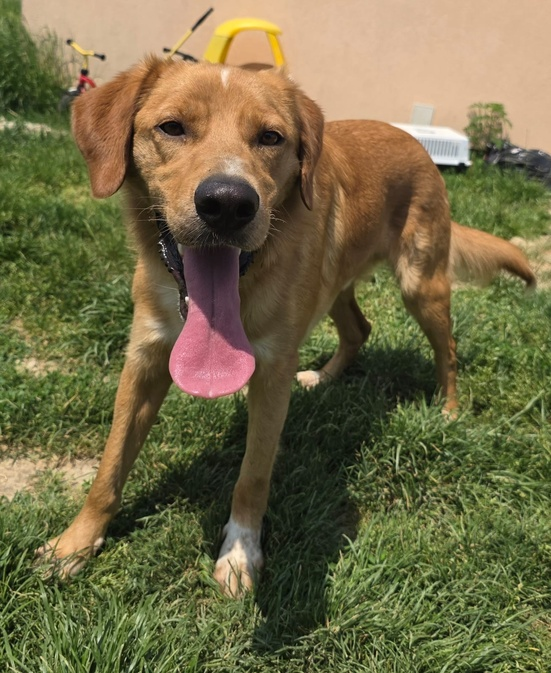
#> input picture src/assets/current-dogs/barney/barney-1.jpeg, 551 x 673 px, shrunk from 1310 x 1600 before the run; its folder holds only this picture in this run
$ python watermark.py
#> lines starting #> are read from the running program, lines starting #| are printed output that depends on the picture
#!/usr/bin/env python3
"""
Watermark dog photos with their profile URL.
Usage: python3 watermark.py [dog-slug]
  - No args: watermarks ALL dogs
  - With arg: watermarks one dog (e.g. python3 watermark.py freya)

Output goes to ~/Desktop/watermarked/[slug]/
"""

import os
import sys
from PIL import Image, ImageDraw, ImageFont
from pathlib import Path

SITE = "mypawsbosnia.org"
DOGS_DIR = Path("src/assets/current-dogs")
OUTPUT_BASE = Path.home() / "Desktop" / "watermarked"


def get_font(size):
    """Try to find a good bold font, fall back to default."""
    font_paths = [
        "/System/Library/Fonts/Helvetica.ttc",
        "/System/Library/Fonts/SFNSDisplay.ttf",
        "/System/Library/Fonts/Supplemental/Arial Bold.ttf",
        "/System/Library/Fonts/Supplemental/Arial.ttf",
    ]
    for fp in font_paths:
        if os.path.exists(fp):
            try:
                return ImageFont.truetype(fp, size)
            except Exception:
                continue
    return ImageFont.load_default()


def watermark_image(input_path, output_path, slug):
    """Add URL watermark bar to bottom of image."""
#> called with slug = 'barney'
    img = Image.open(input_path).convert("RGB")
#> img is the input picture: PIL image 551x673 RGB; mean R, G, B 114.4, 106.9, 70.5
    w, h = img.size
#> w = 551; h = 673

    # Scale font to image width — URL should be readable but not huge
    font_size = max(int(w * 0.035), 16)
#> font_size = 19
    font = get_font(font_size)
    bar_height = int(font_size * 2.2)
#> bar_height = 41

    url_text = f"{SITE}/adopt/{slug}"

    # Create a semi-transparent bar at the bottom
    overlay = Image.new("RGBA", (w, h), (0, 0, 0, 0))
#> overlay: PIL image 551x673 RGBA; every value is 0
    draw_overlay = ImageDraw.Draw(overlay)

    # Dark semi-transparent bar
    bar_y = h - bar_height
#> bar_y = 632
    draw_overlay.rectangle([(0, bar_y), (w, h)], fill=(0, 0, 0, 160))

    # Convert original to RGBA, paste overlay
    img_rgba = img.convert("RGBA")
    img_rgba = Image.alpha_composite(img_rgba, overlay)
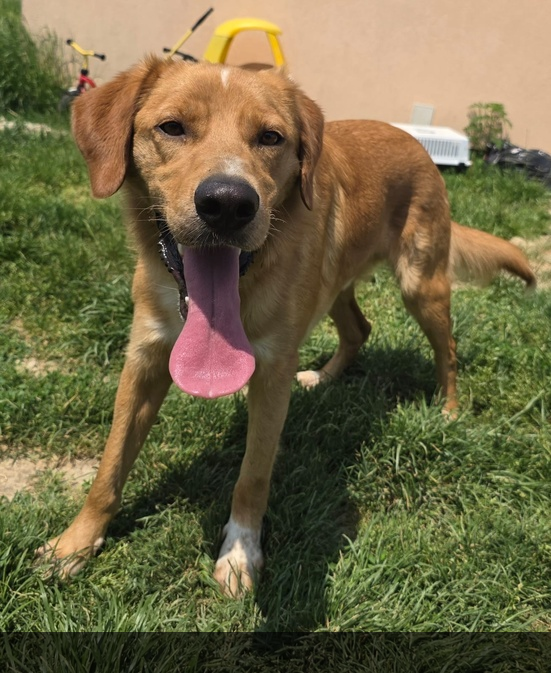
#> img_rgba: PIL image 551x673 RGBA; mean R, G, B, A 111, 103, 68.3, 255

    # Draw text on final image
    draw = ImageDraw.Draw(img_rgba)
    bbox = draw.textbbox((0, 0), url_text, font=font)
#> bbox = (0, 2, 149, 12)
    text_w = bbox[2] - bbox[0]
#> text_w = 149
    text_h = bbox[3] - bbox[1]
#> text_h = 10
    text_x = (w - text_w) // 2
#> text_x = 201
    text_y = bar_y + (bar_height - text_h) // 2
#> text_y = 647

    draw.text((text_x, text_y), url_text, fill=(255, 255, 255, 240), font=font)

    # Save as RGB JPEG
    final = img_rgba.convert("RGB")
    final.save(output_path, "JPEG", quality=92)


def process_dog(slug):
    """Watermark all photos for a single dog."""
    dog_dir = DOGS_DIR / slug
    if not dog_dir.exists():
        print(f"  No photos found for {slug}")
        return 0

    output_dir = OUTPUT_BASE / slug
    output_dir.mkdir(parents=True, exist_ok=True)

    count = 0
    for photo in sorted(dog_dir.iterdir()):
        if photo.suffix.lower() in (".jpg", ".jpeg", ".png"):
            out_path = output_dir / f"{photo.stem}_wm.jpg"
            watermark_image(photo, out_path, slug)
            count += 1

    return count


def main():
    if len(sys.argv) > 1:
        slugs = sys.argv[1:]
    else:
        # All dogs
        slugs = sorted(d.name for d in DOGS_DIR.iterdir() if d.is_dir())

    OUTPUT_BASE.mkdir(parents=True, exist_ok=True)
    total = 0

    for slug in slugs:
        count = process_dog(slug)
        if count:
            print(f"  {slug}: {count} photos watermarked")
            total += count
#> pass 2 of the loop in main, `for slug in slugs:`:
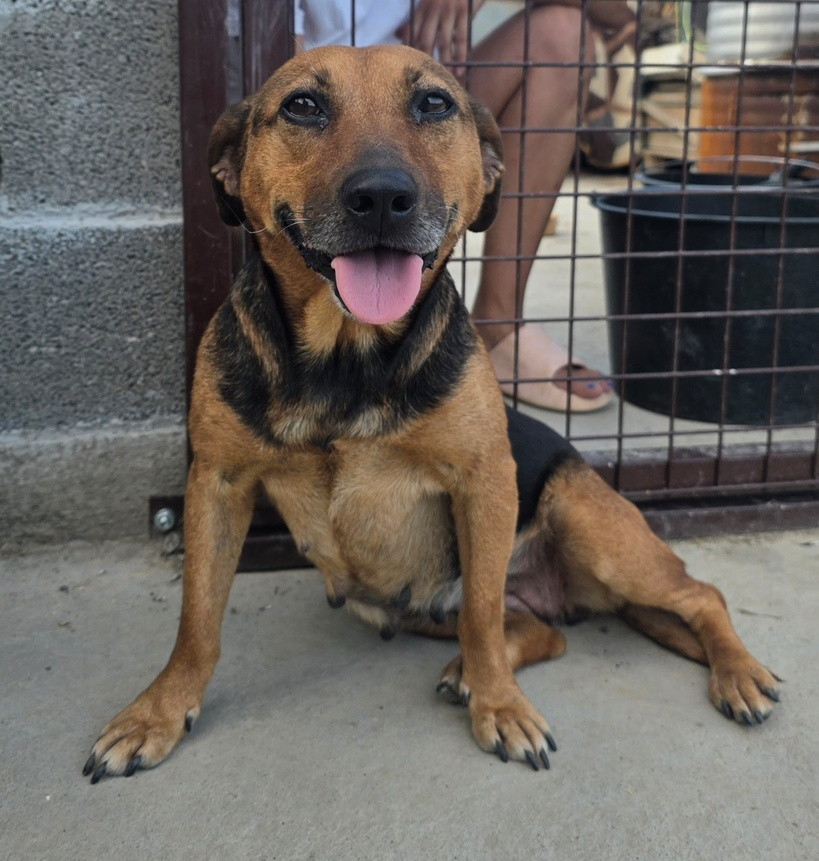
#> input picture src/assets/current-dogs/daphne/daphne-1.jpg, 819 x 861 px, shrunk from 1949 x 2048 before the run
#> in watermark_image, img is the input picture: PIL image 819x861 RGB; mean R, G, B 105.7, 99.1, 93.3
#> overlay: PIL image 819x861 RGBA; every value is 0
#> in watermark_image (call 2), `img_rgba = Image.alpha_composite(img_rgba, overlay)`:
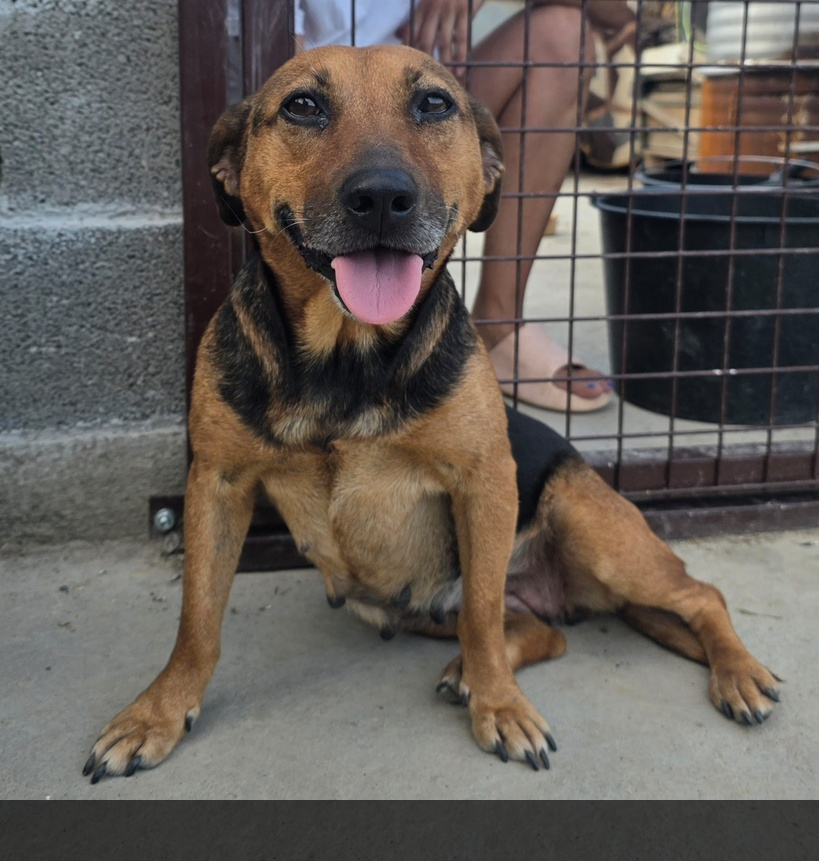
#> img_rgba: PIL image 819x861 RGBA; mean R, G, B, A 99.2, 92.4, 86.9, 255
#> bbox = (0, 2, 152, 12)
#> text_w = 152
#> text_x = 333
#> text_y = 825
#> final: PIL image 819x861 RGB

    print(f"\nDone! {total} photos saved to {OUTPUT_BASE}")


if __name__ == "__main__":
    main()
